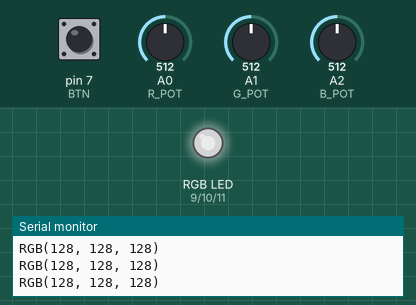
This sketch was run on a simulated Arduino Uno, built with avr-gcc and run on an emulated ATmega328P. Parts: an RGB LED mixed from three pins (HIGH = lit), the last lines printed to the serial monitor. Inputs (shaded band) come from the test bench; at power-on: pin 7 (BTN) HIGH, A0 (R_POT) = 512, A1 (G_POT) = 512, A2 (B_POT) = 512. Dim RGB values are drawn brighter than linear.

Above: at 1.2 s.
1.3 s: pin 7 (BTN) pulled LOW for 1 s
At 3.4 s:
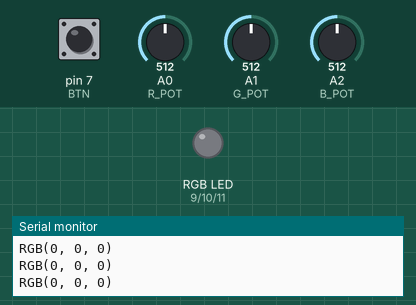
3.8 s: pin 7 (BTN) pulled LOW for 0.15 s
At 4.5 s:
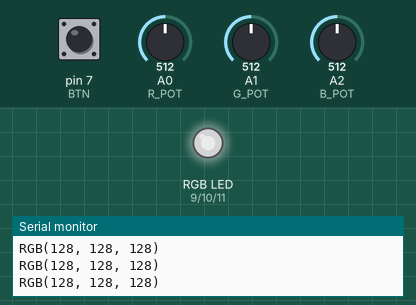
5.6 s: A0 (R_POT) set to 122
At 6.1 s:
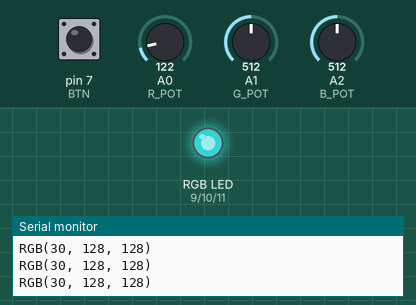
7.1 s: A1 (G_POT) set to 122
At 7.8 s:
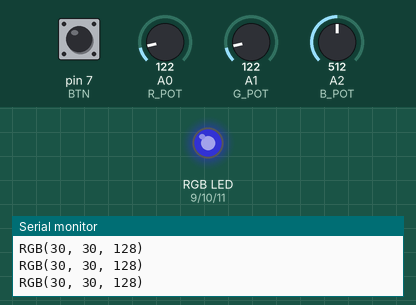
8.6 s: A2 (B_POT) set to 716
At 9.4 s:
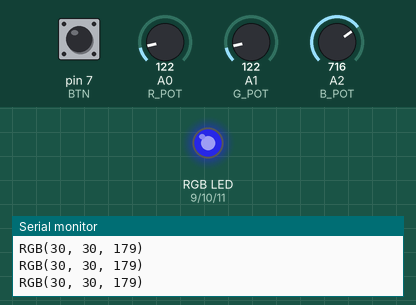
10.1 s: A0 (R_POT) set to 0
At 11.0 s:
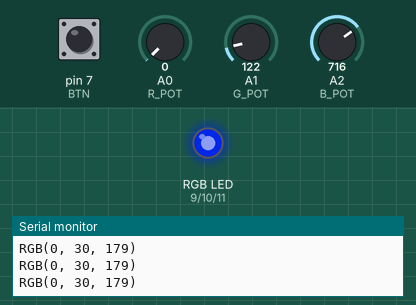
Timing chart, 0 to 12.6 s (numbered marks = the images above; inputs shaded):
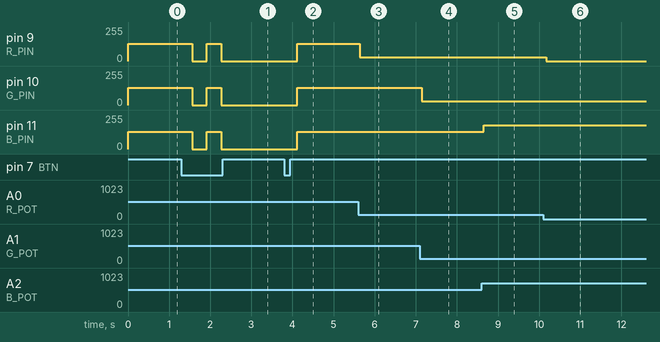

Measured:
- after the input at 1.3 s, pin 9 (R_PIN), pin 10 (G_PIN), pin 11 (B_PIN): 128/255 → 0/255 after 0.26 s, → 128/255 0.35 s later, → 0/255 0.35 s later
- after the input at 3.8 s, pin 9 (R_PIN), pin 10 (G_PIN), pin 11 (B_PIN): 0/255 → 128/255 after 0.32 s
- after the input at 5.6 s, pin 9 (R_PIN): 128/255 → 30/255 at once
- after the input at 7.1 s, pin 10 (G_PIN): 128/255 → 30/255 after 0.05 s
- after the input at 8.6 s, pin 11 (B_PIN): 128/255 → 179/255 after 0.06 s
- after the input at 10.1 s, pin 9 (R_PIN): 30/255 → 0/255 after 0.07 s

The sketch:

rgb_color_mixer.ino
```cpp
// Reads three potentiometers and a pushbutton, outputs PWM to an RGB LED to mix colors, and prints the current RGB values to Serial; button toggles LED on/off.
//
// Full tutorial: https://shillehtek.com/blogs/news/arduino-uno-rgb-led-color-mixer
// Parts used: https://shillehtek.com/products/arduino-uno-r3-starter-kit
//             https://shillehtek.com/products/820pcs-1-4w-1-41-kinds-each-value-20pcs-metal-film-resistors-kit-plastic-box
//             https://shillehtek.com/products/200pcs-6mm-light-touch-button-switch-kit-plastic-box-4-3-5-6-7-8-9-10-12-14-16mm
// More examples: https://github.com/shillehbean/shillehtek-examples
//

const int R_PIN = 9,  G_PIN = 10, B_PIN = 11;
const int R_POT = A0, G_POT = A1, B_POT = A2;
const int BTN = 7;

bool on = true;

void setup() {
  Serial.begin(9600);
  pinMode(BTN, INPUT_PULLUP);
}

void loop() {
  if (digitalRead(BTN) == LOW) {        // toggle on/off
    on = !on;
    delay(250);                          // crude debounce
  }

  // analogRead gives 0-1023; PWM wants 0-255 -> divide by 4
  int r = on ? analogRead(R_POT) / 4 : 0;
  int g = on ? analogRead(G_POT) / 4 : 0;
  int b = on ? analogRead(B_POT) / 4 : 0;

  analogWrite(R_PIN, r);
  analogWrite(G_PIN, g);
  analogWrite(B_PIN, b);

  Serial.print("RGB(");                  // copy this into any design tool
  Serial.print(r); Serial.print(", ");
  Serial.print(g); Serial.print(", ");
  Serial.print(b); Serial.println(")");

  delay(100);
}
```
